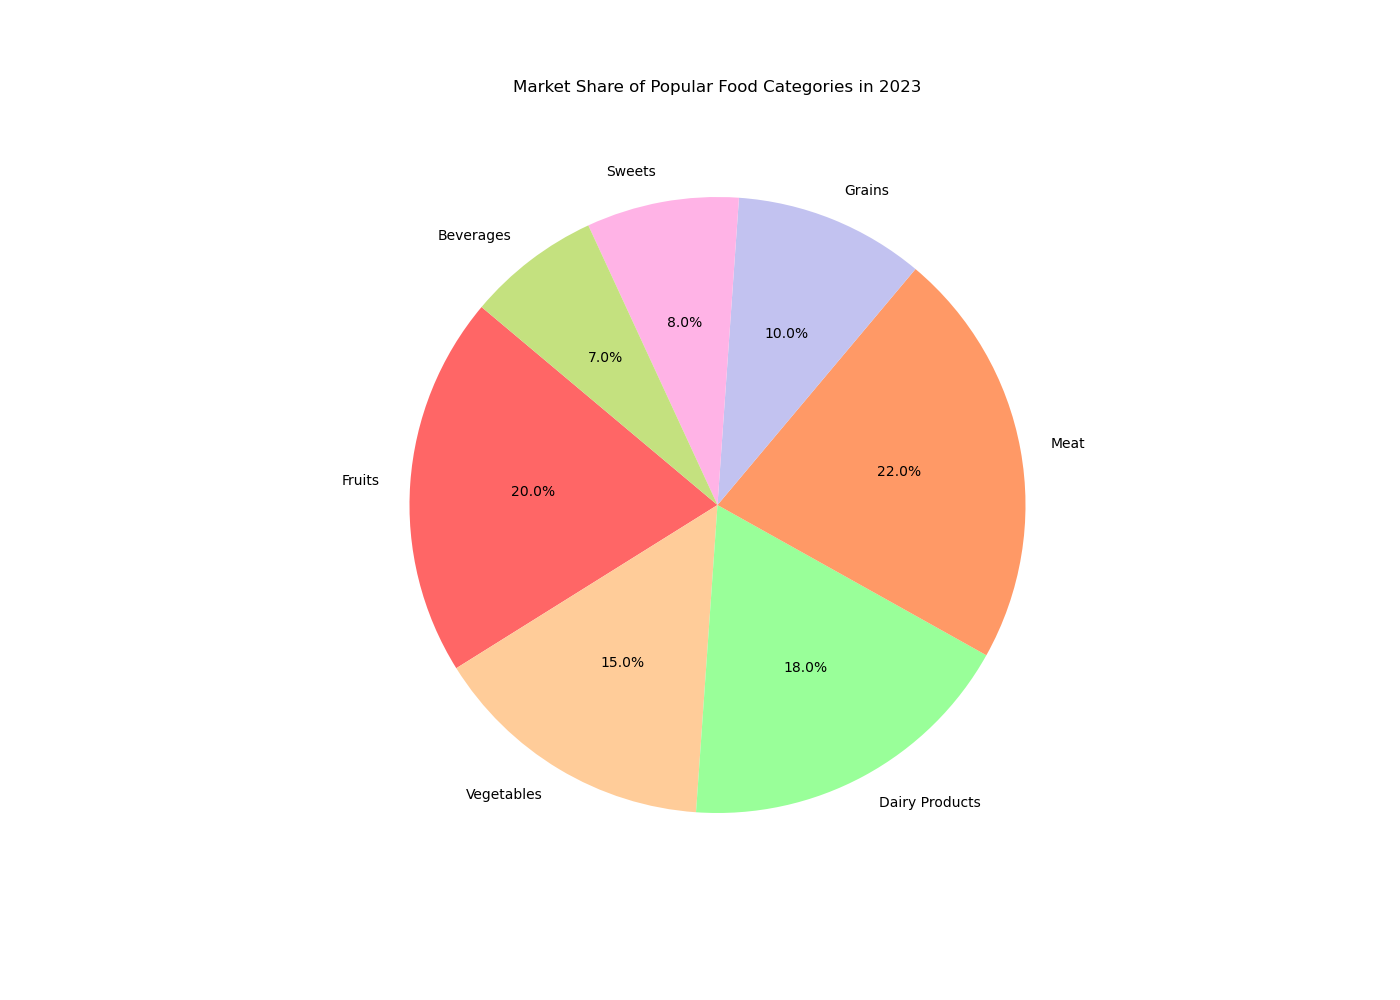

Generate this figure with Python:

import matplotlib.pyplot as plt

# Data points
food_category = ['Fruits', 'Vegetables', 'Dairy Products', 'Meat', 'Grains', 'Sweets', 'Beverages']
market_share = [20.0, 15.0, 18.0, 22.0, 10.0, 8.0, 7.0]
colors = ['#ff6666', '#ffcc99', '#99ff99', '#ff9966', '#c2c2f0', '#ffb3e6', '#c4e17f']

# Create a pie chart
plt.figure(figsize=(14, 10))  # Modify the width and height of the chart
plt.pie(market_share, labels=food_category, colors=colors, autopct='%1.1f%%', startangle=140)

# Chart title
plt.title('Market Share of Popular Food Categories in 2023', pad=20)

# Display the chart
plt.show()
